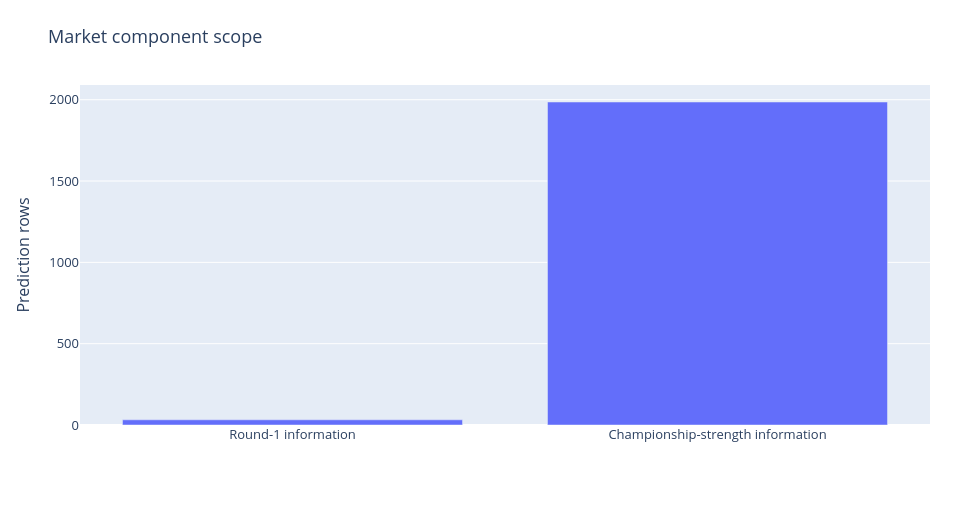

Notebook source saved alongside this figure:
### Markdown cell above
## 2. Why the futures component could be isolated
The full market and Round-1-only files changed disjoint components. The 32 Round-1 predictions were identical across both variants. Removing that component from the full overlay therefore isolates the remaining 1,986-row championship-strength layer. The resulting implied interval contained the later scored value. This is strong arithmetic consistency, but the component choice is still post-hoc because two late scores informed the decision.

### Code cell
chart('market_components','Market component scope',['Round-1 information','Championship-strength information'],{'Rows changed':[dc['r1_rows'],dc['futures_rows']]},'Prediction rows')
print('Implied score:',dc['inferred_score'])
print('Observed futures-only score:',s['champion']['score'])

### Figure 1 — Plotly figure (JSON) as saved in the notebook; plotly's stock layout.template omitted (floating-point values rounded to 4 significant figures)
{"data": [{"name": "Rows changed", "type": "bar", "x": ["Round-1 information", "Championship-strength information"], "y": [32, 1986]}], "layout": {"barmode": "group", "font": {"size": 13}, "height": 530, "legend": {"orientation": "h", "y": -0.23}, "margin": {"b": 105, "l": 80, "r": 30, "t": 85}, "title": {"text": "Market component scope"}, "width": 960, "xaxis": {"type": "category"}, "yaxis": {"title": {"text": "Prediction rows"}}}}
